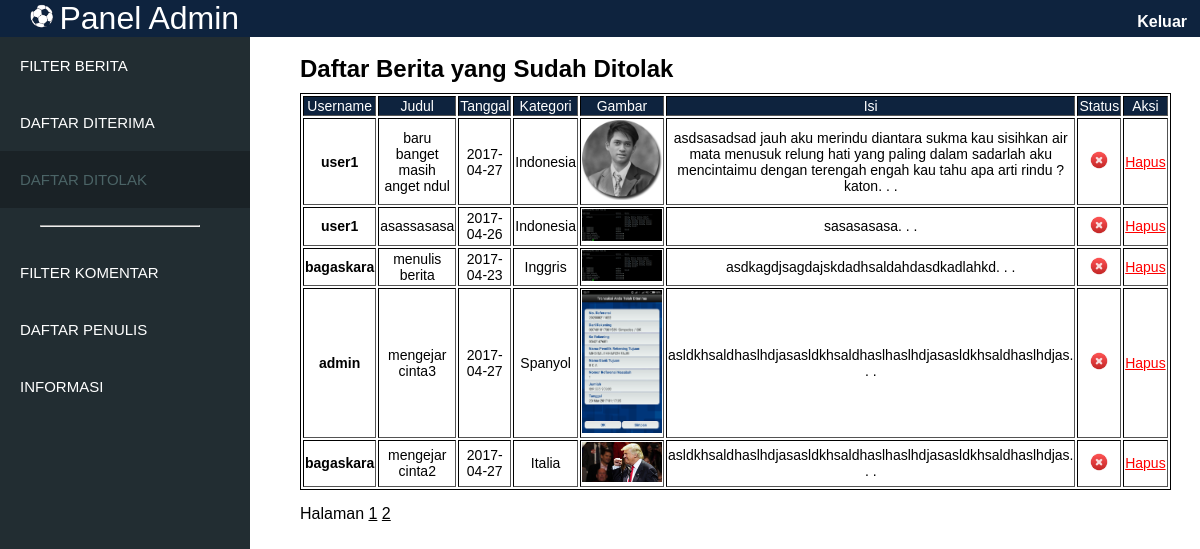
Page /daftar-ditolak.php (signed in) on the committed database.
### tables this page shows
CREATE TABLE IF NOT EXISTS `berita` (
  `id_berita` int(255) NOT NULL AUTO_INCREMENT,
  `judul` varchar(100) NOT NULL,
  `tanggal` date DEFAULT NULL,
  `id_kategori` int(6) NOT NULL,
  `gambar` varchar(100) NOT NULL,
  `isi` text NOT NULL,
  `status` varchar(30) NOT NULL,
  `id_user` int(50) NOT NULL,
  PRIMARY KEY (`id_berita`)
);

CREATE TABLE IF NOT EXISTS `user` (
  `iduser` int(50) NOT NULL AUTO_INCREMENT,
  `username` varchar(30) NOT NULL,
  `password` varchar(140) NOT NULL,
  `email` varchar(50) NOT NULL,
  `nohp` varchar(100) NOT NULL,
  `alamat` varchar(255) NOT NULL,
  `nama_lengkap` varchar(50) NOT NULL,
  `level` varchar(30) NOT NULL,
  PRIMARY KEY (`iduser`)
);

CREATE TABLE IF NOT EXISTS `kategori` (
  `idkategori` int(30) NOT NULL AUTO_INCREMENT,
  `daftar_kategori` varchar(30) NOT NULL,
  PRIMARY KEY (`idkategori`)
);

### daftar-ditolak.php (the view, shortened to what this page needs)
<!DOCTYPE html>
<html lang="id">
<head>
<link href="style.css" rel="stylesheet" type="text/css">
</head>
<body>
<header class='head-penulis' >
<img class='bola' src="img/fav.png">
<a href="index.php"><span class="judul-head">Panel Admin</span></a>
<a href="logoutadmin.php"><span class="keluar"><b>Keluar</b></span></a>
</header>
<aside id="sidebar">
<ul>
  <li class="sidebar-dua">
    <a href="admin.php">FILTER BERITA</a>
  </li>
  <li class="sidebar-dua">
    <a href="daftar-diterima.php">DAFTAR DITERIMA</a>
  </li>
  <li class="navberita">
    <a>DAFTAR DITOLAK</a>
  </li><br>
  <hr class="hr"><br>
  <li class="sidebar-dua">
    <a href="komentar.php">FILTER KOMENTAR</a>
  </li>
  <li class="sidebar-dua">
    <a href="daftar-penulis.php">DAFTAR PENULIS</a>
  </li>
  <li class="sidebar-dua">
    <a href="info-admin.php">INFORMASI</a>
  </li>
</ul>
</aside>
<section class="tulis-satu">
<div class="tulis-dua">
  <p>
  </p>
      <h1>Daftar Berita yang Sudah Ditolak</h1>
</div>
<div id="tulis">
  <div class="filter">
    <table class="tabelfilter" border="1">
    <thead class="head-tabel">
      <td>Username</td>
      <td>Judul</td>
      <td>Tanggal</td>
      <td>Kategori</td>
      <td>Gambar</td>
      <td>Isi</td>
      <td>Status</td>
      <td>Aksi</td>
    </thead>
    <?php
    $halaman = 5;
    $page = isset($_GET["halaman"]) ? (int)$_GET["halaman"] : 1;
    $mulai = ($page>1) ? ($page * $halaman) - $halaman : 0;
    $result = mysqli_query($connect,"SELECT * FROM berita WHERE status='ditolak'");
    $total = mysqli_num_rows($result);
    $pages = ceil($total/$halaman);
    $query = mysqli_query($connect,"SELECT b.id_berita,b.judul,b.status,b.tanggal, b.isi, b.gambar, u.username,k.daftar_kategori from berita b
      JOIN user u ON b.id_user=u.iduser JOIN kategori k ON b.id_kategori=k.idkategori WHERE b.status='ditolak' ORDER BY b.id_berita DESC LIMIT $mulai, $halaman");
    while ($data = mysqli_fetch_assoc($query)) {
              $readmore = substr($data['isi'],0, 250);
              echo "<tr>";
              echo "<td><strong>".$data['username']."</strong></td>";
              echo "<td>".$data['judul']."</td>";
              echo "<td>".$data['tanggal']."</td>";
              echo "<td>".$data['daftar_kategori']."</td>";
              echo "<td> <img src='upload/".$data['gambar']."' width=80</td>";
              echo "<td>".$readmore.". . .</td>";
              echo "<td><img src='img/no.jpg' width=20</td>";
              echo "<td><a class='red' href=delete1.php?id=".$data['id_berita'].">Hapus</a></td>";
              echo "</tr>";
          }
        ?>
    </table>
    <div>
    <a>Halaman </a>
  <?php for ($i=1; $i<=$pages ; $i++){ ?>
  <a class="paging" href="?halaman=<?php echo $i; ?>"><?php echo $i; ?></a>
  <?php } ?>
  </div>
  </div>
</div>
</section>
</body>
</html>

### style.css (style rules this page uses)
* { box-sizing:border-box; margin:0 auto; }
html,body { height:100%; font-family: tahoma, Helvetica; }
ul li { list-style-type:none; color: white; }
hr { margin-left: 5%; margin-right: 5%; }
.hr { margin-left: 0px; margin-right: 50px; }
a { text-decoration: none; }
a:link { color: white; }
.head-penulis { background-color:#0E233E; padding-left:30px; }
.keluar { font-size:1em; color:white; float:right; margin:13px; }
.bola { width:25px; height:25px; }
.judul-head { color:white; font-size:2em; }
aside { background-color:#222D32; float:left; font-size: 15px; width: 250px; position: static; min-height: 100%; }
ul li.sidebar-dua { padding:20px 0px 20px 20px; margin-left:-40px; }
ul li.navberita { padding:20px 0px 20px 20px; margin-left:-40px; background-color:#1A2226; color:#4B6466; }
#tulis { margin-left:300px; margin-right: 40px; }
.tulis-dua { margin-left:300px; padding-bottom:10px; }
.tabelfilter { text-align:center; width:100%; border:1px solid black; float:left; margin-bottom: 15px; font-size: 14px; }
.head-tabel { background-color:#0E233E; color:white; }
.paging:link { color: black; text-decoration: underline; }
.red:link { color: red; text-decoration: underline; }

### rows in the picture
berita: id_user.username "user1", judul "baru banget masih anget ndul", tanggal "2017-04-27", id_kategori.daftar_kategori "Indonesia", gambar (picture), isi "asdsasadsad jauh aku merindu diantara sukma kau sisihkan air mata menusuk relung hati yang paling dalam sadarlah aku mencintaimu dengan terengah engah kau tahu apa arti rindu ? katon"
berita: id_user.username "user1", judul "asassasasa", tanggal "2017-04-26", id_kategori.daftar_kategori "Indonesia", gambar (picture), isi "sasasasasa"
berita: id_user.username "bagaskara", judul "menulis berita", tanggal "2017-04-23", id_kategori.daftar_kategori "Inggris", gambar (picture), isi "asdkagdjsagdajskdadhsaldahdasdkadlahkd"
berita: id_user.username "admin", judul "mengejar cinta3", tanggal "2017-04-27", id_kategori.daftar_kategori "Spanyol", gambar (picture), isi "asldkhsaldhaslhdjasasldkhsaldhaslhaslhdjasasldkhsaldhaslhdjas"
berita: id_user.username "bagaskara", judul "mengejar cinta2", tanggal "2017-04-27", id_kategori.daftar_kategori "Italia", gambar (picture), isi "asldkhsaldhaslhdjasasldkhsaldhaslhaslhdjasasldkhsaldhaslhdjas"
